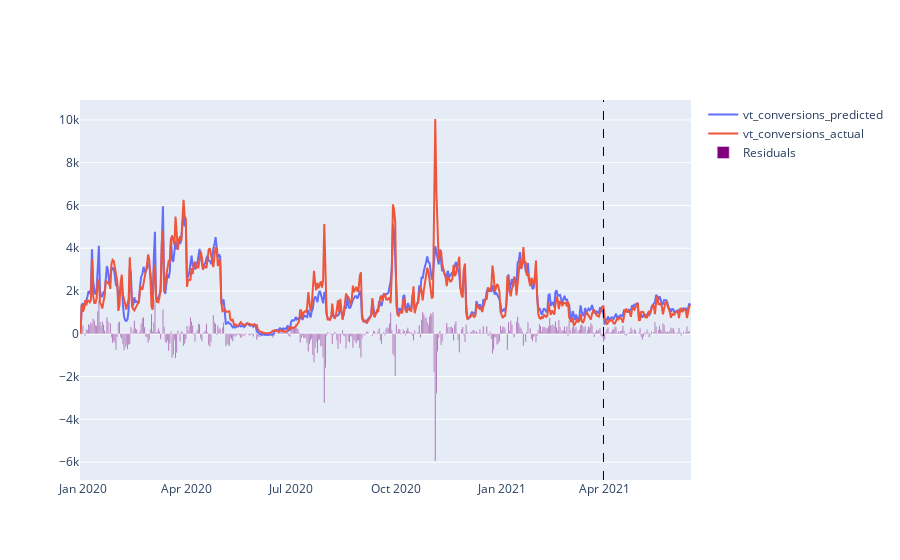

Write notebook code for a chart like this one.
### Code cell
fig = go.Figure()
fig.add_trace(go.Scatter(x=ols_vis.index, y=ols_vis['y_pred'],
                    mode='lines',
                    name='vt_conversions_predicted'))
fig.add_trace(go.Scatter(x=ols_vis.index, y=ols_vis['y_actual'],
                    mode='lines',
                    name='vt_conversions_actual'))
fig.add_trace(go.Bar(
    x=ols_vis.index,
    y=ols_vis['resid'],
    name='Residuals',
    marker_color='purple'
))

fig.add_vline(x='2021-03-31', line_width=1, line_dash="dash", line_color="black")

fig.show()

### Figure 1 — Plotly figure (JSON) as saved in the notebook; plotly's stock layout.template omitted (floating-point values rounded to 4 significant figures; data arrays with more than 128 entries replaced by an {"elided": "..."} marker saying what was removed)
{"data": [{"mode": "lines", "name": "vt_conversions_predicted", "type": "scatter", "x": {"elided": "534 str values"}, "y": {"elided": "534 float values"}}, {"mode": "lines", "name": "vt_conversions_actual", "type": "scatter", "x": {"elided": "534 str values"}, "y": {"elided": "534 int values"}}, {"marker": {"color": "purple"}, "name": "Residuals", "type": "bar", "x": {"elided": "534 str values"}, "y": {"elided": "534 float values"}}], "layout": {"autosize": true, "shapes": [{"line": {"color": "black", "dash": "dash", "width": 1}, "type": "line", "x0": "2021-03-31", "x1": "2021-03-31", "xref": "x", "y0": 0, "y1": 1, "yref": "y domain"}], "xaxis": {"autorange": true, "range": ["2019-12-29 12:00", "2021-06-15 12:00"], "type": "date"}, "yaxis": {"autorange": true, "range": [-6837.0, 10930.0], "type": "linear"}}}
